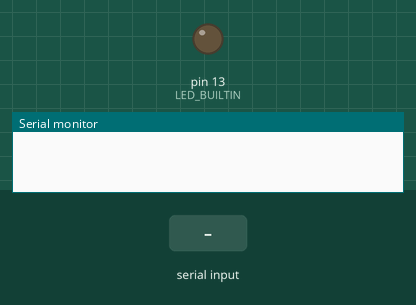
Recording of a sketch running on a simulated Arduino Uno, built with avr-gcc and run on an emulated ATmega328P. Shown: output pins drawn as LEDs (lit = HIGH), the last lines printed to the serial monitor. Dashed ring = blinking. The inputs (shaded band) are chosen by the test bench.

Above: at 1.2 s.
1.3 s: "r" received over Serial
At 1.6 s:
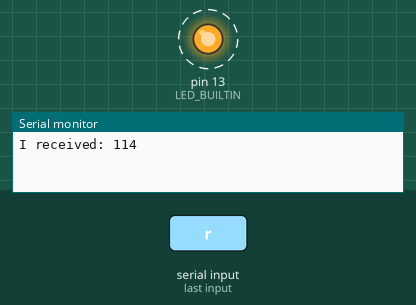
4.3 s: "l" received over Serial
Timing chart, 0 to 7.8 s (numbered marks = the images above; inputs shaded):
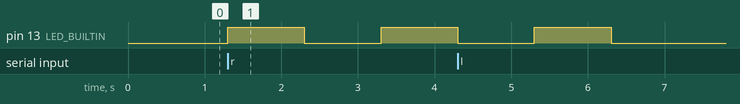

Measured:
- after the input at 1.3 s, pin 13 (LED_BUILTIN): LOW → HIGH at once, → LOW 1.0 s later, → HIGH 1.0 s later

The sketch:

LEDblink_arrow_detect.ino
```cpp
int incomingByte = 0; // for incoming serial data
int dir = 0;


void setup() {
  pinMode(LED_BUILTIN, OUTPUT);
    Serial.begin(9600); // opens serial port, sets data rate to 9600 bps

}

void loop() {

  if (Serial.available() > 0) {
    // read the incoming byte:
    incomingByte = char(Serial.read());

    // say what you got:
    Serial.print("I received: ");
    Serial.println(incomingByte);

    if (incomingByte == 108)  {
//      if (dir==0) {
//        dir =1;
      digitalWrite(LED_BUILTIN, HIGH);
      delay(1000);
      digitalWrite(LED_BUILTIN, LOW);
      delay(1000);
//      }
//      else{
//        dir = 1;
//      }

    }
    else if  (incomingByte == 114){
//      if (dir==1) {
//        dir =0;
      digitalWrite(LED_BUILTIN, HIGH);
      delay(1000);
      digitalWrite(LED_BUILTIN, LOW);
      delay(1000);
      digitalWrite(LED_BUILTIN, HIGH);
      delay(1000);
      digitalWrite(LED_BUILTIN, LOW);
      delay(1000);
//      }
//      else{
//        dir = 0;
//      }
    }

  }
}
```
